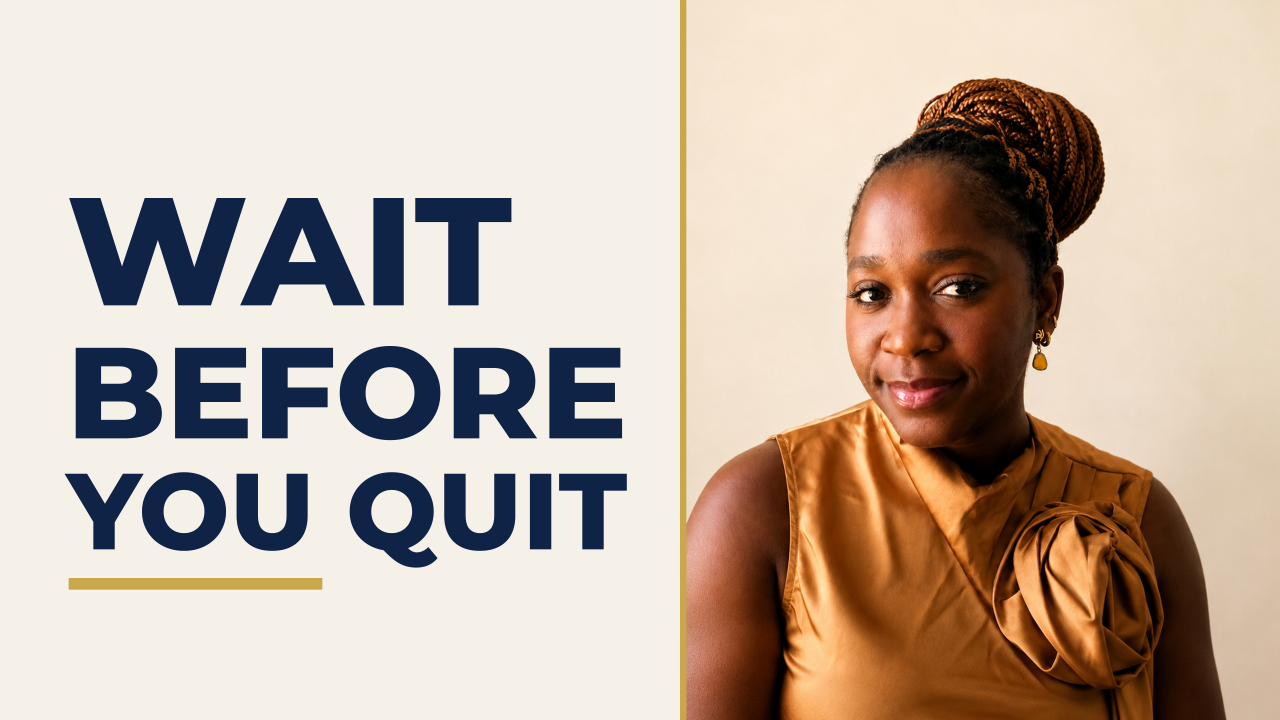
#> input picture deliverables/video-3-slides/thumbnail/VIDEO_3_THUMBNAIL_FINAL_A_3840x2160_q95.jpg, 3840 x 2160 px, given in place of VIDEO_3_THUMBNAIL_FINAL_A_3840x2160.png, which was not available (shown at 1/3 size)
$ python build_exports.py
#> lines starting #> are read from the running program, lines starting #| are printed output that depends on the picture; pictures that were not available may be replaced by others from this repository, and a replacement may not be noted
"""Derivatives, placement simulations and reference sheets for the Video 3 thumbnail.

Reads the two masters produced by build_thumbnails.py. Every simulation below is a
mock of YouTube surface geometry drawn locally. Where a real surface would show a
view count or an upload date, the words "views" and "date" appear literally,
because no real figures exist for an unpublished video.
"""
import os
from PIL import Image, ImageDraw, ImageFont

HERE = os.path.dirname(os.path.abspath(__file__))
FD   = os.path.expanduser("~/.fonts/")
TITLE = "3 Things to Do Before Quitting Your Job"
CHAN  = "Temidayo Afonja"

def f(sz, w="Regular"):
    return ImageFont.truetype(FD + "MontserratTB-%s.ttf" % w, sz)

def tw(d, t, fo):
    b = d.textbbox((0,0), t, font=fo); return b[2]-b[0]

def wrap(d, text, fo, width, maxlines=2):
    words, lines, cur = text.split(), [], ""
    for w_ in words:
        trial = (cur + " " + w_).strip()
        if tw(d, trial, fo) <= width: cur = trial
        else:
            lines.append(cur); cur = w_
            if len(lines) == maxlines: break
    if cur and len(lines) < maxlines: lines.append(cur)
    if len(lines) == maxlines and tw(d, lines[-1], fo) > width - 40:
        while lines[-1] and tw(d, lines[-1] + "...", fo) > width:
            lines[-1] = lines[-1][:-1]
        lines[-1] += "..."
    return lines

M = {n: Image.open(os.path.join(HERE, "VIDEO_3_THUMBNAIL_FINAL_%s_3840x2160.png" % n))
     for n in ("A","B")}
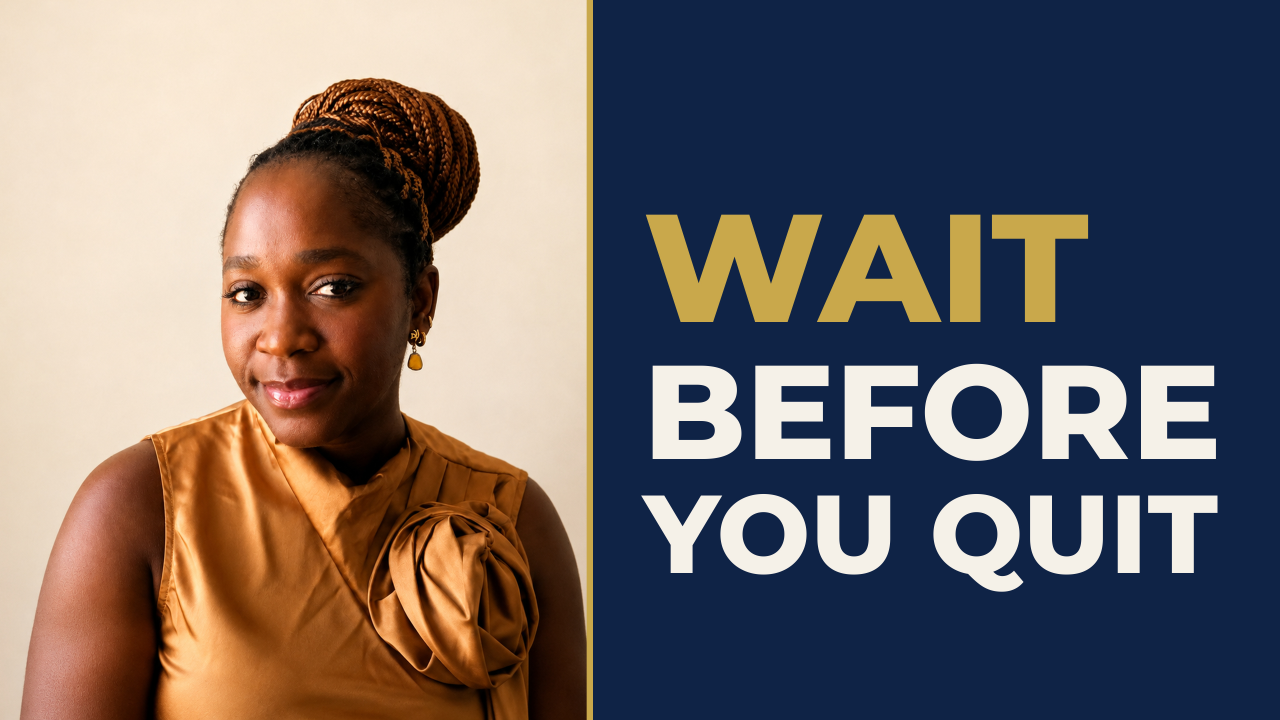
#> input picture deliverables/video-3-slides/thumbnail/VIDEO_3_THUMBNAIL_FINAL_B_3840x2160_q95.jpg, 3840 x 2160 px, given in place of VIDEO_3_THUMBNAIL_FINAL_B_3840x2160.png, which was not available (shown at 1/3 size)

# ------------------------------------------------------------ 1. derivatives
manifest = []
def note(fn, what):
    p = os.path.join(HERE, fn)
    manifest.append((fn, os.path.getsize(p), what))

for n, im in M.items():
    note("VIDEO_3_THUMBNAIL_FINAL_%s_3840x2160.png" % n, "Master, lossless PNG")

    hq = os.path.join(HERE, "VIDEO_3_THUMBNAIL_FINAL_%s_3840x2160_q95.jpg" % n)
    im.save(hq, "JPEG", quality=95, subsampling=0, optimize=True)
    note(os.path.basename(hq), "High quality JPG, 4:4:4 chroma, quality 95")

    up = os.path.join(HERE, "VIDEO_3_THUMBNAIL_FINAL_%s_UPLOAD_1280x720.jpg" % n)
    small = im.resize((1280,720), Image.LANCZOS)
    q = 95
    while q >= 60:
        small.save(up, "JPEG", quality=q, subsampling=0, optimize=True, progressive=True)
        if os.path.getsize(up) <= 2*1024*1024: break
        q -= 3
    note(os.path.basename(up),
         "YouTube upload file, 1280x720, JPG quality %d, %.0f KB, under the 2 MB limit"
         % (q, os.path.getsize(up)/1024))

    for px in (640, 360, 200):
        fn = "preview-%s-%dpx.png" % (n.lower(), px)
        im.resize((px, round(px*9/16)), Image.LANCZOS).save(os.path.join(HERE, fn))
        note(fn, "Legibility preview at %d px wide" % px)
#> this loop made 2 passes
#> n on passes 1 to 2: 'A', 'B'

# ------------------------------------------------------- 2. surface mock-ups
def theme(dark):
    return dict(bg=(15,15,15) if dark else (255,255,255),
                fg=(241,241,241) if dark else (15,15,15),
                mut=(170,170,170) if dark else (96,96,96),
                line=(48,48,48) if dark else (229,229,229))

def thumb(im, w):
    return im.resize((w, round(w*9/16)), Image.LANCZOS)

def mobile_feed(im, dark):
    T = theme(dark); PW = 1080
    c = Image.new("RGB", (PW, 980), T["bg"]); d = ImageDraw.Draw(c)
    d.rectangle([0,0,PW,120], fill=T["bg"])
    d.text((40,46), "Home", font=f(38,"Bold"), fill=T["fg"])
    d.line([(0,120),(PW,120)], fill=T["line"])
    t = thumb(im, PW); c.paste(t, (0,150))
    y = 150 + t.height
    d.rounded_rectangle([PW-146, y-56, PW-24, y-16], 8, fill=(0,0,0))
    d.text((PW-134, y-50), "9:50", font=f(24,"Bold"), fill=(255,255,255))
    d.ellipse([32, y+34, 128, y+130], fill=(200,178,140))
    fo = f(34,"Bold")
    for i,l in enumerate(wrap(d, TITLE, fo, PW-230)):
        d.text((156, y+34+i*46), l, font=fo, fill=T["fg"])
    d.text((156, y+140), CHAN + "  ·  views  ·  date", font=f(28), fill=T["mut"])
    return c

def search_row(im, dark):
    T = theme(dark); PW = 1080
    c = Image.new("RGB", (PW, 620), T["bg"]); d = ImageDraw.Draw(c)
    d.rounded_rectangle([32,34,PW-32,124], 45, outline=T["line"], width=3)
    d.text((80,62), "quitting my job", font=f(32), fill=T["mut"])
    t = thumb(im, 470); c.paste(t, (32,180))
    d.rounded_rectangle([432, 180+t.height-52, 486, 180+t.height-14], 6, fill=(0,0,0))
    d.text((440, 180+t.height-48), "9:50", font=f(20,"Bold"), fill=(255,255,255))
    fo = f(32,"Bold")
    for i,l in enumerate(wrap(d, TITLE, fo, PW-560)):
        d.text((530, 186+i*44), l, font=fo, fill=T["fg"])
    d.text((530, 290), CHAN, font=f(26), fill=T["mut"])
    d.text((530, 332), "views  ·  date", font=f(26), fill=T["mut"])
    return c

def right_column(im, dark):
    T = theme(dark); PW = 820
    c = Image.new("RGB", (PW, 730), T["bg"]); d = ImageDraw.Draw(c)
    d.text((28,26), "Up next", font=f(30,"Bold"), fill=T["fg"])
    for r in range(3):
        y = 90 + r*160
        src = im if r == 1 else im
        t = thumb(src, 336); c.paste(t, (28,y))
        if r != 1:
            t2 = t.copy(); t2 = t2.point(lambda v: int(v*0.45 + 128*0.55))
            c.paste(t2, (28,y))
        fo = f(26,"Bold")
        for i,l in enumerate(wrap(d, TITLE, fo, PW-420)):
            d.text((392, y+4+i*36), l, font=fo, fill=T["fg"] if r==1 else T["mut"])
        d.text((392, y+92), CHAN, font=f(23), fill=T["mut"])
    d.text((28, 668), "middle row is this thumbnail; rows above and below are dimmed placeholders",
           font=f(19), fill=T["mut"])
    return c

for n, im in M.items():
    for dark in (False, True):
        tag = "dark" if dark else "light"
        panels = [("Mobile home feed", mobile_feed(im, dark)),
                  ("Mobile search results", search_row(im, dark)),
                  ("Desktop right column", right_column(im, dark))]
        gap, pad = 60, 70
        SW = pad*2 + sum(p.width for _,p in panels) + gap*(len(panels)-1)
        SH = pad + 150 + max(p.height for _,p in panels) + 90
        T = theme(dark)
        s = Image.new("RGB", (SW,SH), (24,24,24) if dark else (250,247,241))
        d = ImageDraw.Draw(s)
        head = (245,240,232) if dark else (15,35,70)
        d.text((pad,50), "FINAL %s — PLACEMENT SIMULATIONS — %s MODE" % (n, tag.upper()),
               font=f(46,"Bold"), fill=head)
        d.rectangle([pad,120,SW-pad,124], fill=(201,168,76))
        x = pad
        for label, p in panels:
            s.paste(p, (x,190))
            d.rectangle([x,190,x+p.width,190+p.height], outline=T["line"], width=2)
            d.text((x,150), label, font=f(30,"Bold"), fill=head)
            x += p.width + gap
        d.text((pad, SH-60), "Surface geometry is mocked locally. \"views\" and \"date\" are "
               "placeholders; no real figures exist for an unpublished video. 9:50 is the estimated runtime.",
               font=f(24), fill=(150,150,150) if dark else (120,132,150))
        fn = "placement-%s-%s.png" % (n.lower(), tag)
        s.save(os.path.join(HERE, fn))
        note(fn, "Final %s on mobile feed, mobile search and desktop right column, %s mode" % (n, tag))
#> this loop made 2 passes
#> n on passes 1 to 2: 'A', 'B'
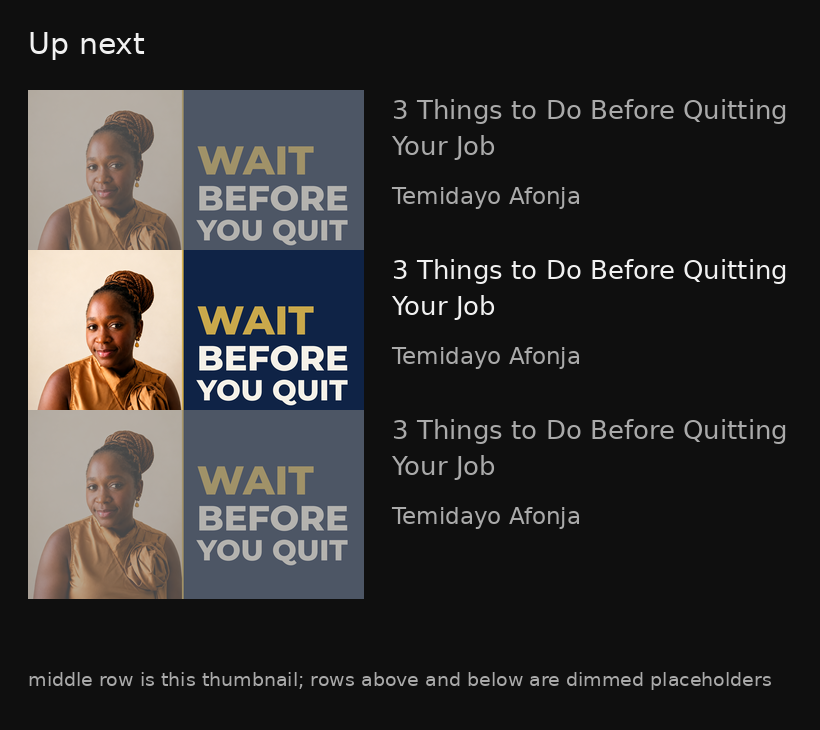
#> p: PIL image 820x730 RGB; mean R, G, B 49.4, 48, 47.7

# --------------------------------------------- 3. 200 px side by side + sheet
NAVY=(15,35,70); DIMC=(120,132,150); GOLDC=(201,168,76)
c = Image.new("RGB", (1900, 900), (250,247,241)); d = ImageDraw.Draw(c)
d.text((70,56), "AT 200 PIXELS WIDE", font=f(52,"Bold"), fill=NAVY)
d.text((70,124), "Native 200 px on the left of each pair, then the same pixels enlarged "
                 "four times so nothing is hidden by scale.", font=f(28), fill=DIMC)
d.rectangle([70,182,1830,186], fill=GOLDC)
for i,(n,im) in enumerate(sorted(M.items())):
    x = 70 + i*900; y = 250
    sm = im.resize((200,113), Image.LANCZOS)
    c.paste(sm,(x,y)); d.rectangle([x,y,x+200,y+113], outline=(214,204,186), width=2)
    c.paste(sm.resize((640,362), Image.NEAREST),(x+40,y+160))
    d.rectangle([x+40,y+160,x+680,y+522], outline=(214,204,186), width=2)
    d.text((x, y+545), "FINAL %s" % n, font=f(38,"Bold"), fill=NAVY)
#> this loop made 2 passes
#> (n, x, y) on passes 1 to 2: ('A', 70, 250), ('B', 970, 250)
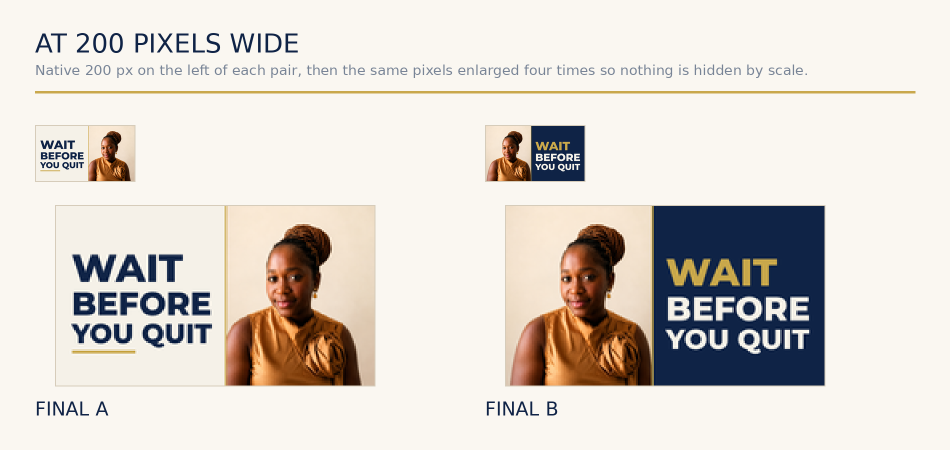
#> c: PIL image 1900x900 RGB (shown at 1/2 size); mean R, G, B 219.6, 213.6, 206.9
c.save(os.path.join(HERE, "comparison-200px.png"))
note("comparison-200px.png", "Final A and Final B side by side at 200 px, native and enlarged")

SW, SH = 3400, 2500
s = Image.new("RGB", (SW,SH), (250,247,241)); d = ImageDraw.Draw(s)
d.text((90,66), "VIDEO 3 THUMBNAIL — FINAL MASTERS", font=f(60,"Bold"), fill=NAVY)
d.text((90,152), "Built from the approved portrait "
       "a55ff6e1-D85AD998016A47539E6889F2988BF6B5.png, 1254 x 1254. "
       "Crop, Lanczos resize and placement only.", font=f(34), fill=DIMC)
d.rectangle([90,232,SW-90,236], fill=GOLDC)
tw_, th_ = 1520, 855
for i,(n,im) in enumerate(sorted(M.items())):
    x = 90 + i*(tw_+120); y = 310
    s.paste(im.resize((tw_,th_), Image.LANCZOS), (x,y))
    d.rectangle([x,y,x+tw_,y+th_], outline=(214,204,186), width=3)
    lab = ("FINAL A, recommended" if n=="A" else "FINAL B, alternate")
    note_ = ("Portrait right, navy headline on cream, gold seam and underscore."
             if n=="A" else
             "Portrait left, navy panel right, WAIT carried in gold.")
    d.text((x, y+th_+30), lab, font=f(44,"Bold"), fill=NAVY)
    d.text((x, y+th_+92), note_, font=f(30), fill=DIMC)
#> this loop made 2 passes
#> (n, x, y, lab) on passes 1 to 2: ('A', 90, 310, 'FINAL A, recommended'), ('B', 1730, 310, 'FINAL B, alternate')
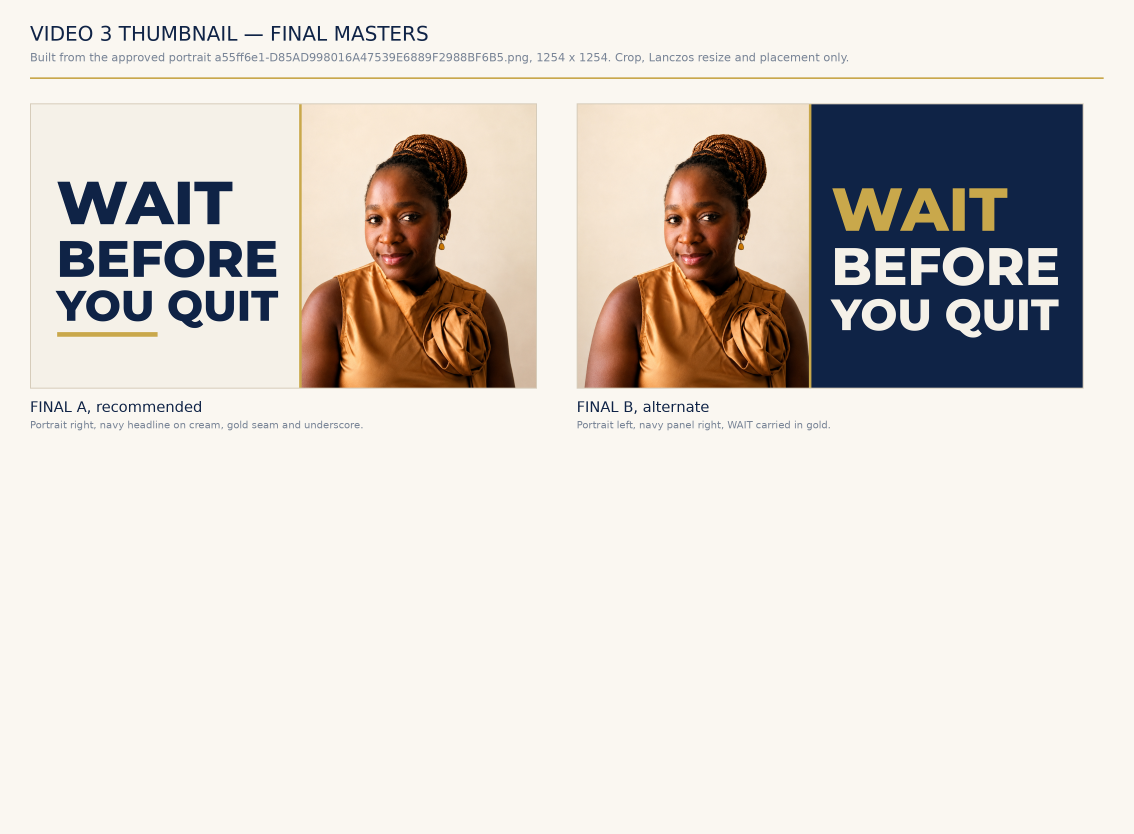
#> s: PIL image 3400x2500 RGB (shown at 1/3 size); mean R, G, B 219.7, 213.7, 207.1
d.text((90,1350), "STEPPED DOWN: 640, 360, 200 PX", font=f(44,"Bold"), fill=NAVY)
for i,(n,im) in enumerate(sorted(M.items())):
    x = 90 + i*(tw_+120); y = 1430
    for px in (640,360,200):
        t = im.resize((px, round(px*9/16)), Image.LANCZOS)
        s.paste(t,(x,y)); d.rectangle([x,y,x+px,y+t.height], outline=(214,204,186), width=2)
        d.text((x+px+22, y+t.height-34), "%d px" % px, font=f(26), fill=DIMC)
        y += t.height + 26
    d.text((x, y+10), "FINAL %s" % n, font=f(34,"Bold"), fill=NAVY)
#> this loop made 2 passes
#> (n, x) on passes 1 to 2: ('A', 90), ('B', 1730)
d.text((90,SH-150), "No part of the photograph was generated, reconstructed, retouched or "
       "extended. No substitute image was used.", font=f(30), fill=DIMC)
s.save(os.path.join(HERE, "contact-sheet-final.png"))
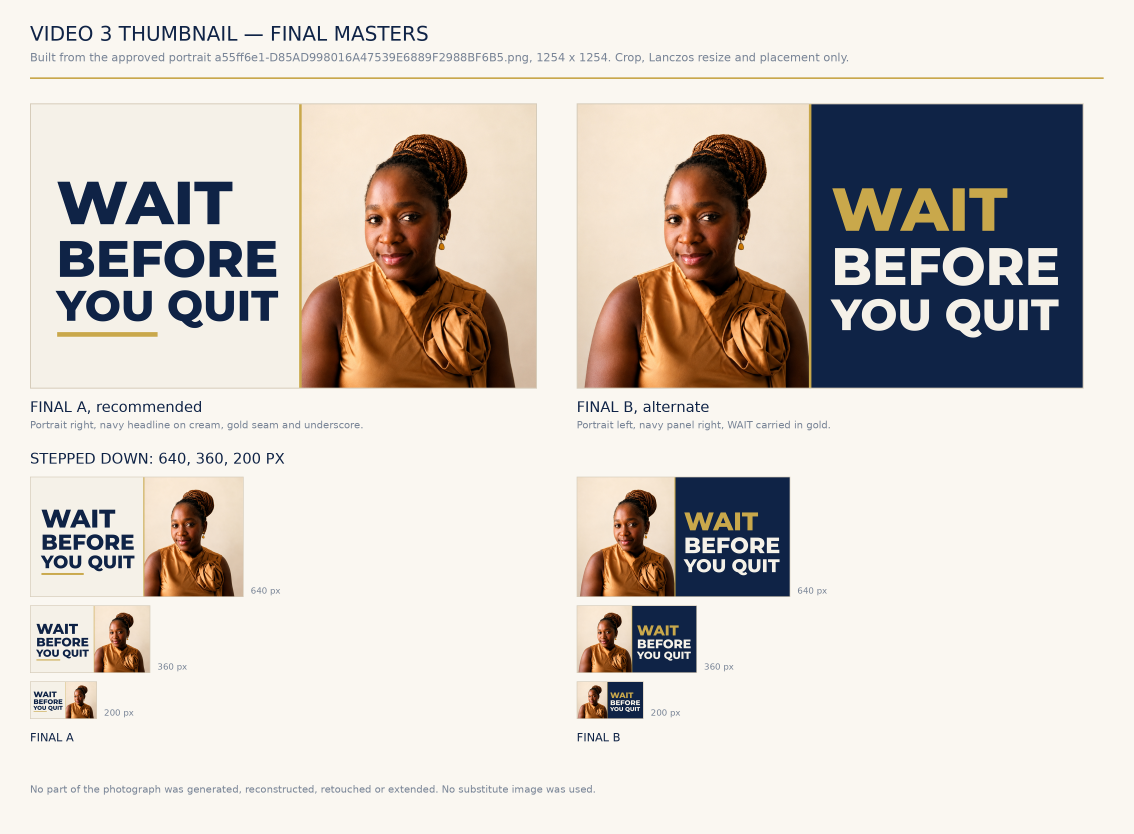
#> saved as contact-sheet-final.png: PIL image 3400x2500 RGB (shown at 1/3 size); mean R, G, B 211.9, 205.2, 198.6
note("contact-sheet-final.png", "Both finals, plus each stepped down through 640, 360 and 200 px")

for fn, sz, what in manifest:
    print("%-58s %8.1f KB  %s" % (fn, sz/1024, what))
#> this loop made 18 passes
#> (fn, sz, what) on passes 1, 4, 5, 6, 7, 10, 11, 12: ('VIDEO_3_THUMBNAIL_FINAL_A_3840x2160.png', 1136857, 'Master, lossless PNG'), ('preview-a-640px.png', 182092, 'Legibility preview at 640 px wide'), ('preview-a-360px.png', 68040, 'Legibility preview at 360 px wide'), ('preview-a-200px.png', 26925, 'Legibility preview at 200 px wide'), ('VIDEO_3_THUMBNAIL_FINAL_B_3840x2160.png', 1146808, 'Master, lossless PNG'), ('preview-b-640px.png', 179873, 'Legibility preview at 640 px wide'), ('preview-b-360px.png', 67212, 'Legibility preview at 360 px wide'), ('preview-b-200px.png', 26301, 'Legibility preview at 200 px wide')
#> (fn, sz) on passes 13 to 18: ('placement-a-light.png', 865037), ('placement-a-dark.png', 865132), ('placement-b-light.png', 867872), ('placement-b-dark.png', 868010), ('comparison-200px.png', 168823), ('contact-sheet-final.png', 2437796)
#| VIDEO_3_THUMBNAIL_FINAL_A_3840x2160.png                      1110.2 KB  Master, lossless PNG
#| VIDEO_3_THUMBNAIL_FINAL_A_3840x2160_q95.jpg                  1122.2 KB  High quality JPG, 4:4:4 chroma, quality 95
#| VIDEO_3_THUMBNAIL_FINAL_A_UPLOAD_1280x720.jpg                 197.0 KB  YouTube upload file, 1280x720, JPG quality 95, 197 KB, under the 2 MB limit
#| preview-a-640px.png                                           177.8 KB  Legibility preview at 640 px wide
#| preview-a-360px.png                                            66.4 KB  Legibility preview at 360 px wide
#| preview-a-200px.png                                            26.3 KB  Legibility preview at 200 px wide
#| VIDEO_3_THUMBNAIL_FINAL_B_3840x2160.png                      1119.9 KB  Master, lossless PNG
#| VIDEO_3_THUMBNAIL_FINAL_B_3840x2160_q95.jpg                  1131.4 KB  High quality JPG, 4:4:4 chroma, quality 95
#> (further printed lines are left out)
